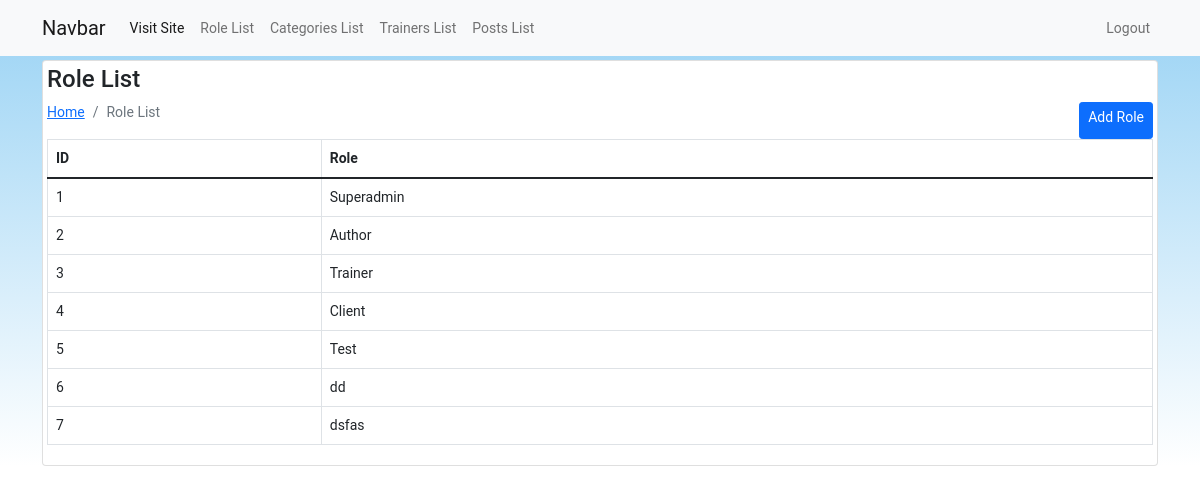
/role-list.php (signed in), run on the app's committed database.
### tables this page shows
CREATE TABLE `roles` (
  `id` int(11) NOT NULL,
  `role_name` varchar(255) NOT NULL
);

### role-list.php (the view, shortened to what this page needs)
<?php
include('back-header.php');
$sql = "select * from roles";
$result = $conn->query($sql);
?>
<h4>Role List</h4>
<div class="col-md-12 d-flex justify-content-between">
    <nav aria-label="breadcrumb">
        <ol class="breadcrumb">
            <li class="breadcrumb-item"><a href="dashboard.php">Home</a></li>
            <li class="breadcrumb-item active" aria-current="page">Role List</li>
        </ol>
    </nav>
    <a href="add-role.php" class="btn btn-sm btn-primary">Add Role</a>
</div>
<table class="table table-bordered">
    <thead>
        <tr>
            <th>ID</th>
            <th>Role</th>
        </tr>
    </thead>
    <tbody>
        <?php while ($row = $result->fetch_assoc()) { ?>
            <tr>
                <td><?= $row['id']; ?></td>
                <td><?= $row['role_name']; ?></td>
            </tr>
        <?php } ?>
    </tbody>
</table>
<?php include('back-footer.php') ?>

### css/style.css (style rules this page uses)
body { font-family: 'Roboto', sans-serif; background: rgb(152, 210, 244); background: linear-gradient(180deg, rgba(152, 210, 244, 1) 0%, rgba(255, 255, 255, 1) 100%) no-repeat; ; font-size: 14px; font-weight: 400; }

### data on the page
roles: id "1", role_name "Superadmin"
roles: id "2", role_name "Author"
roles: id "3", role_name "Trainer"
roles: id "4", role_name "Client"
roles: id "5", role_name "Test"
roles: id "6", role_name "dd"
roles: id "7", role_name "dsfas"
